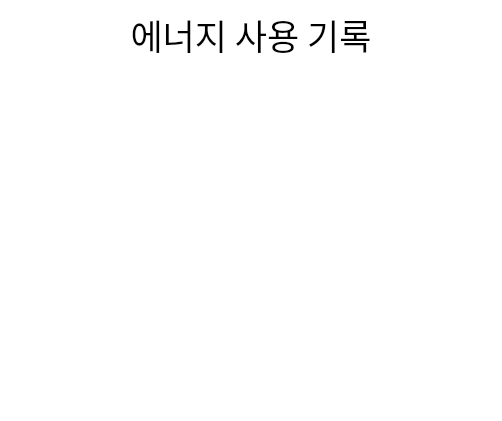
<?xml version="1.0" encoding="UTF-8"?>
<ui version="4.0">
 <class>pageUsageLog</class>
 <widget class="QWidget" name="pageUsageLog">
  <property name="geometry">
   <rect>
    <x>0</x>
    <y>0</y>
    <width>502</width>
    <height>421</height>
   </rect>
  </property>
  <property name="windowTitle">
   <string>Form</string>
  </property>
  <property name="styleSheet">
   <string notr="true">background-color: rgb(255, 255, 255);</string>
  </property>
  <widget class="QTableWidget" name="tableWidget">
   <property name="geometry">
    <rect>
     <x>0</x>
     <y>90</y>
     <width>502</width>
     <height>331</height>
    </rect>
   </property>
   <property name="styleSheet">
    <string notr="true">border:none;
outline: 0;
outline-style: none;</string>
   </property>
   <property name="lineWidth">
    <number>1</number>
   </property>
   <property name="verticalScrollBarPolicy">
    <enum>Qt::ScrollBarAlwaysOff</enum>
   </property>
   <property name="horizontalScrollBarPolicy">
    <enum>Qt::ScrollBarAlwaysOff</enum>
   </property>
   <property name="editTriggers">
    <set>QAbstractItemView::NoEditTriggers</set>
   </property>
   <property name="tabKeyNavigation">
    <bool>false</bool>
   </property>
   <property name="showDropIndicator" stdset="0">
    <bool>false</bool>
   </property>
   <property name="dragDropOverwriteMode">
    <bool>false</bool>
   </property>
   <property name="selectionMode">
    <enum>QAbstractItemView::NoSelection</enum>
   </property>
   <property name="verticalScrollMode">
    <enum>QAbstractItemView::ScrollPerPixel</enum>
   </property>
   <property name="showGrid">
    <bool>false</bool>
   </property>
   <property name="gridStyle">
    <enum>Qt::NoPen</enum>
   </property>
   <property name="cornerButtonEnabled">
    <bool>false</bool>
   </property>
   <property name="columnCount">
    <number>0</number>
   </property>
   <attribute name="horizontalHeaderVisible">
    <bool>false</bool>
   </attribute>
   <attribute name="horizontalHeaderDefaultSectionSize">
    <number>502</number>
   </attribute>
   <attribute name="horizontalHeaderHighlightSections">
    <bool>false</bool>
   </attribute>
   <attribute name="verticalHeaderVisible">
    <bool>false</bool>
   </attribute>
   <attribute name="verticalHeaderDefaultSectionSize">
    <number>60</number>
   </attribute>
   <attribute name="verticalHeaderHighlightSections">
    <bool>false</bool>
   </attribute>
  </widget>
  <widget class="QLabel" name="label">
   <property name="geometry">
    <rect>
     <x>0</x>
     <y>0</y>
     <width>502</width>
     <height>70</height>
    </rect>
   </property>
   <property name="font">
    <font>
     <family>NanumBarunpen</family>
     <pointsize>26</pointsize>
    </font>
   </property>
   <property name="text">
    <string>에너지 사용 기록</string>
   </property>
   <property name="alignment">
    <set>Qt::AlignCenter</set>
   </property>
  </widget>
 </widget>
 <resources/>
 <connections/>
</ui>
